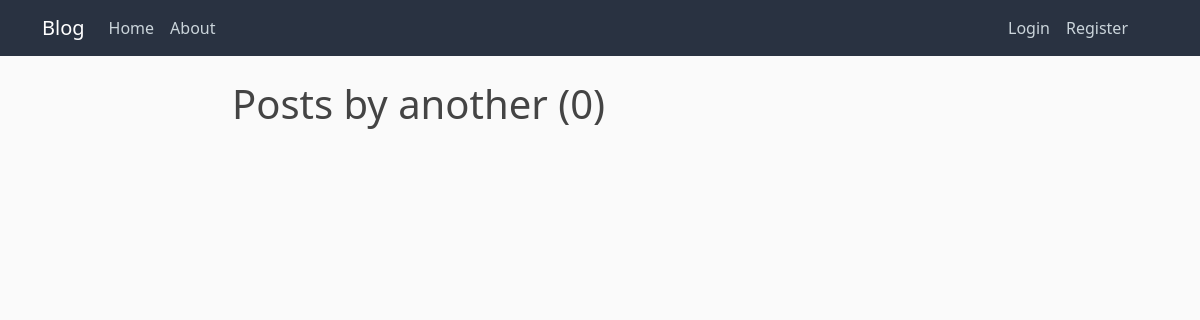
The app's page /user/another/, older data.
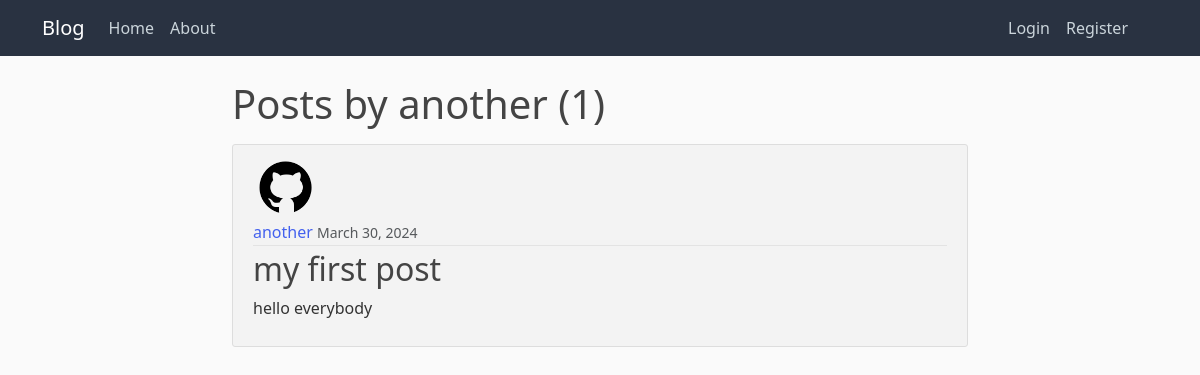
The same page, newer data.
### blogApp/models.py (models this page shows, shortened)
class Post(models.Model):
    title = models.CharField(max_length=100)
    content = models.TextField()
    date_posted = models.DateTimeField(default=timezone.now)
    author = models.ForeignKey(User, on_delete=models.CASCADE)

### users/models.py (models this page shows, shortened)
class Profile(models.Model):
    user = models.OneToOneField(User, on_delete=models.CASCADE)
    image = models.ImageField(default='default.png', upload_to='profile_pics')

### blogApp/views.py (the view)
# urls.py: path('user/<str:username>/', UserPostListView.as_view(), name='user-posts'),
class UserPostListView(ListView):
    model = Post
    template_name = 'blogApp/user_posts.html'
    context_object_name = 'posts'
    paginate_by = 5
    title = 'Posts'
    def get_context_data(self, **kwargs: Any) -> dict[str, Any]:
        context =  super().get_context_data(**kwargs)
        context['title']= self.title
        return context
    def get_queryset(self) -> QuerySet[Any]:
        user = get_object_or_404(User, username=self.kwargs.get('username'))
        return Post.objects.filter(author=user).order_by('-date_posted')

### blogApp/templates/blogApp/user_posts.html (shortened to what this page needs)
{% extends "base.html"%}
{% block content %}
    <h1 class="mb-3" >Posts by {{ view.kwargs.username }} ({{ page_obj.paginator.count }})</h1>
    {% for post in posts %}
    <article class="media content-section grey-body">
        <img src="{{ post.author.profile.image.url }}" alt="author image" class="rounded-circle article-img" >
        <div class="media-body">
            <div class="article-metadata">
                <a class="mr-2" href="{% url 'user-posts' post.author.username %}">{{ post.author }}</a>
                <small class="text-muted">{{ post.date_posted|date:"F d, Y" }}</small>
            </div>
            <h2><a class="article-title" href="{% url 'post-detail' post.id %}">{{ post.title }}</a></h2>
            <p class="article-content">{{ post.content }}</p>
        </div>
    </article>
    {% endfor %}
{% endblock content %}

Row changes from the older to the newer data that the page shows:
added Post: author.profile.image (placeholder picture), author "another", date_posted "March 30, 2024", title "my first post", content "hello everybody"
Text that changed along with them:
{{ page_obj.paginator.count }}: "0" → "1"
